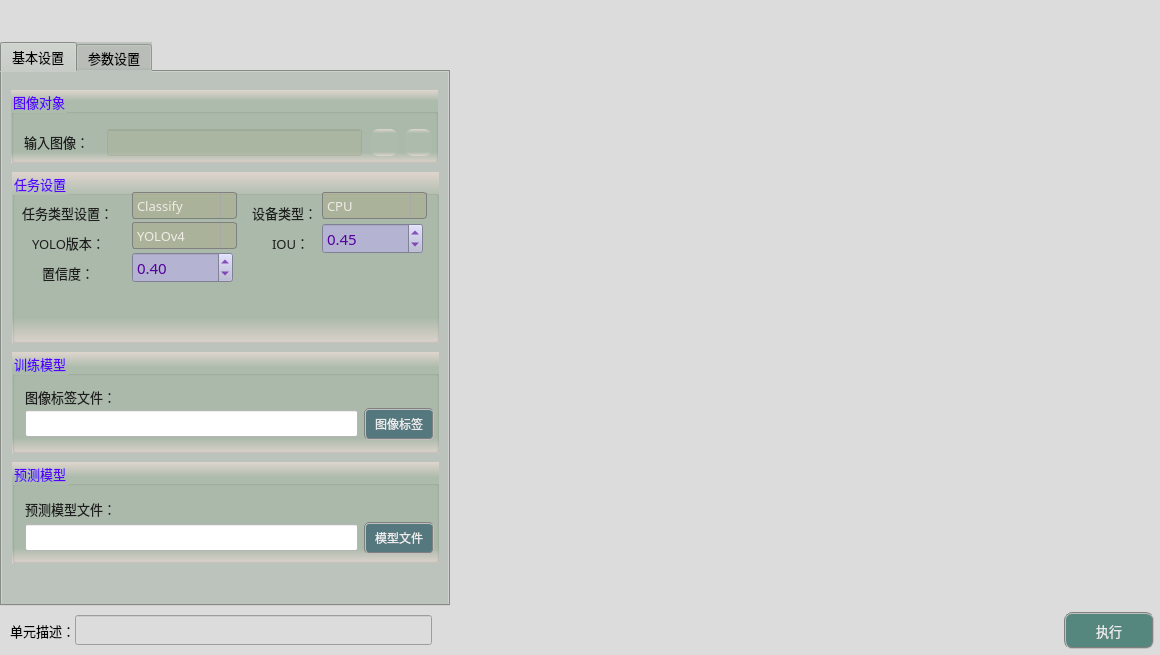
<?xml version="1.0" encoding="UTF-8"?>
<ui version="4.0">
 <class>frmClassifierClass</class>
 <widget class="QDialog" name="frmClassifierClass">
  <property name="geometry">
   <rect>
    <x>0</x>
    <y>0</y>
    <width>1160</width>
    <height>655</height>
   </rect>
  </property>
  <property name="sizePolicy">
   <sizepolicy hsizetype="Fixed" vsizetype="Fixed">
    <horstretch>0</horstretch>
    <verstretch>0</verstretch>
   </sizepolicy>
  </property>
  <property name="minimumSize">
   <size>
    <width>1160</width>
    <height>655</height>
   </size>
  </property>
  <property name="maximumSize">
   <size>
    <width>1160</width>
    <height>655</height>
   </size>
  </property>
  <property name="windowTitle">
   <string>分类器</string>
  </property>
  <property name="styleSheet">
   <string notr="true">background-color: rgb(220, 220, 220);</string>
  </property>
  <layout class="QGridLayout" name="gridLayout">
   <property name="leftMargin">
    <number>0</number>
   </property>
   <property name="topMargin">
    <number>0</number>
   </property>
   <property name="rightMargin">
    <number>0</number>
   </property>
   <property name="bottomMargin">
    <number>0</number>
   </property>
   <property name="spacing">
    <number>1</number>
   </property>
   <item row="0" column="2">
    <spacer name="verticalSpacer">
     <property name="orientation">
      <enum>Qt::Vertical</enum>
     </property>
     <property name="sizeType">
      <enum>QSizePolicy::Fixed</enum>
     </property>
     <property name="sizeHint" stdset="0">
      <size>
       <width>20</width>
       <height>42</height>
      </size>
     </property>
    </spacer>
   </item>
   <item row="0" column="0">
    <spacer name="verticalSpacer_2">
     <property name="orientation">
      <enum>Qt::Vertical</enum>
     </property>
     <property name="sizeType">
      <enum>QSizePolicy::Fixed</enum>
     </property>
     <property name="sizeHint" stdset="0">
      <size>
       <width>20</width>
       <height>42</height>
      </size>
     </property>
    </spacer>
   </item>
   <item row="1" column="2">
    <layout class="QGridLayout" name="imageLayout">
     <property name="spacing">
      <number>1</number>
     </property>
    </layout>
   </item>
   <item row="3" column="0" colspan="3">
    <layout class="QHBoxLayout" name="horizontalLayout">
     <property name="spacing">
      <number>0</number>
     </property>
     <property name="bottomMargin">
      <number>6</number>
     </property>
     <item>
      <spacer name="horizontalSpacer">
       <property name="orientation">
        <enum>Qt::Horizontal</enum>
       </property>
       <property name="sizeType">
        <enum>QSizePolicy::Fixed</enum>
       </property>
       <property name="sizeHint" stdset="0">
        <size>
         <width>10</width>
         <height>20</height>
        </size>
       </property>
      </spacer>
     </item>
     <item>
      <widget class="QLabel" name="label_3">
       <property name="sizePolicy">
        <sizepolicy hsizetype="Fixed" vsizetype="Fixed">
         <horstretch>0</horstretch>
         <verstretch>0</verstretch>
        </sizepolicy>
       </property>
       <property name="maximumSize">
        <size>
         <width>83</width>
         <height>25</height>
        </size>
       </property>
       <property name="font">
        <font>
         <family>微软雅黑</family>
         <pointsize>10</pointsize>
        </font>
       </property>
       <property name="styleSheet">
        <string notr="true">background-color: rgba(255, 255, 255, 0);</string>
       </property>
       <property name="text">
        <string>单元描述：</string>
       </property>
      </widget>
     </item>
     <item>
      <widget class="QLineEdit" name="txtDescribe">
       <property name="sizePolicy">
        <sizepolicy hsizetype="Fixed" vsizetype="Fixed">
         <horstretch>0</horstretch>
         <verstretch>0</verstretch>
        </sizepolicy>
       </property>
       <property name="minimumSize">
        <size>
         <width>357</width>
         <height>30</height>
        </size>
       </property>
       <property name="maximumSize">
        <size>
         <width>16777215</width>
         <height>30</height>
        </size>
       </property>
       <property name="font">
        <font>
         <family>微软雅黑</family>
         <pointsize>10</pointsize>
        </font>
       </property>
      </widget>
     </item>
     <item>
      <spacer name="horizontalSpacer_8">
       <property name="orientation">
        <enum>Qt::Horizontal</enum>
       </property>
       <property name="sizeHint" stdset="0">
        <size>
         <width>40</width>
         <height>20</height>
        </size>
       </property>
      </spacer>
     </item>
     <item>
      <widget class="QPushButton" name="btnExecute">
       <property name="minimumSize">
        <size>
         <width>90</width>
         <height>37</height>
        </size>
       </property>
       <property name="font">
        <font>
         <family>微软雅黑</family>
         <pointsize>10</pointsize>
        </font>
       </property>
       <property name="styleSheet">
        <string notr="true">QWidget{ background-color: rgb(85, 135, 127);}
QWidget{ color: rgb(235, 235, 235);}
QWidget{ border: 2px groove gray;border-radius: 8px;padding: 2px 4px;}
QPushButton:hover{ background-color: rgb(85, 155, 127);}
QPushButton:pressed{background-color: rgb(85, 175, 127);}</string>
       </property>
       <property name="text">
        <string>执行</string>
       </property>
      </widget>
     </item>
     <item>
      <spacer name="horizontalSpacer_2">
       <property name="orientation">
        <enum>Qt::Horizontal</enum>
       </property>
       <property name="sizeType">
        <enum>QSizePolicy::Fixed</enum>
       </property>
       <property name="sizeHint" stdset="0">
        <size>
         <width>6</width>
         <height>20</height>
        </size>
       </property>
      </spacer>
     </item>
    </layout>
   </item>
   <item row="2" column="0">
    <spacer name="verticalSpacer_4">
     <property name="orientation">
      <enum>Qt::Vertical</enum>
     </property>
     <property name="sizeType">
      <enum>QSizePolicy::Fixed</enum>
     </property>
     <property name="sizeHint" stdset="0">
      <size>
       <width>20</width>
       <height>5</height>
      </size>
     </property>
    </spacer>
   </item>
   <item row="1" column="1">
    <spacer name="horizontalSpacer_3">
     <property name="orientation">
      <enum>Qt::Horizontal</enum>
     </property>
     <property name="sizeType">
      <enum>QSizePolicy::Fixed</enum>
     </property>
     <property name="sizeHint" stdset="0">
      <size>
       <width>3</width>
       <height>20</height>
      </size>
     </property>
    </spacer>
   </item>
   <item row="1" column="0">
    <widget class="QTabWidget" name="tabWidget">
     <property name="enabled">
      <bool>true</bool>
     </property>
     <property name="sizePolicy">
      <sizepolicy hsizetype="Fixed" vsizetype="Expanding">
       <horstretch>0</horstretch>
       <verstretch>0</verstretch>
      </sizepolicy>
     </property>
     <property name="minimumSize">
      <size>
       <width>450</width>
       <height>550</height>
      </size>
     </property>
     <property name="maximumSize">
      <size>
       <width>16777215</width>
       <height>16777215</height>
      </size>
     </property>
     <property name="font">
      <font>
       <family>微软雅黑</family>
       <pointsize>10</pointsize>
      </font>
     </property>
     <property name="styleSheet">
      <string notr="true">background-color: #bcc2bc;</string>
     </property>
     <property name="currentIndex">
      <number>0</number>
     </property>
     <widget class="QWidget" name="tab">
      <attribute name="title">
       <string>基本设置</string>
      </attribute>
      <widget class="QGroupBox" name="groupCamera">
       <property name="geometry">
        <rect>
         <x>9</x>
         <y>18</y>
         <width>427</width>
         <height>73</height>
        </rect>
       </property>
       <property name="font">
        <font>
         <family>微软雅黑</family>
         <pointsize>10</pointsize>
        </font>
       </property>
       <property name="styleSheet">
        <string notr="true">background-color: qlineargradient(x1:0, y1:0, x2:0, y2:1, stop:0 #dfd5cf, stop: 0.15 #acbbac, stop: 0.85 #acbbac,stop:1 #dfd5cf);
color: rgb(85, 0, 255);</string>
       </property>
       <property name="title">
        <string>图像对象</string>
       </property>
       <widget class="QLabel" name="lbl_inputimage">
        <property name="geometry">
         <rect>
          <x>13</x>
          <y>42</y>
          <width>79</width>
          <height>19</height>
         </rect>
        </property>
        <property name="font">
         <font>
          <family>微软雅黑</family>
          <pointsize>10</pointsize>
         </font>
        </property>
        <property name="styleSheet">
         <string notr="true">color: rgb(30, 30, 30);
background: transparent;</string>
        </property>
        <property name="text">
         <string>输入图像：</string>
        </property>
       </widget>
       <widget class="QLineEdit" name="txtLinkImage">
        <property name="geometry">
         <rect>
          <x>96</x>
          <y>39</y>
          <width>255</width>
          <height>27</height>
         </rect>
        </property>
        <property name="font">
         <font>
          <family>微软雅黑</family>
          <pointsize>10</pointsize>
         </font>
        </property>
        <property name="styleSheet">
         <string notr="true">color: rgb(0, 0, 200);
background-color: rgba(170, 170, 127,50);</string>
        </property>
        <property name="alignment">
         <set>Qt::AlignCenter</set>
        </property>
        <property name="readOnly">
         <bool>true</bool>
        </property>
       </widget>
       <widget class="QPushButton" name="btnLinkImage">
        <property name="geometry">
         <rect>
          <x>360</x>
          <y>39</y>
          <width>27</width>
          <height>27</height>
         </rect>
        </property>
        <property name="toolTip">
         <string>链接图像</string>
        </property>
        <property name="styleSheet">
         <string notr="true">QWidget{ border:none;border-radius: 8px;padding: 2px 4px;}
QPushButton:hover{ background-color: rgba(85, 150, 127, 100);}
QPushButton:pressed{background-color: rgba(85, 180, 127, 160);}</string>
        </property>
        <property name="text">
         <string/>
        </property>
        <property name="icon">
         <iconset resource="sub_res.qrc">
          <normaloff>:/resource/link.png</normaloff>:/resource/link.png</iconset>
        </property>
        <property name="iconSize">
         <size>
          <width>27</width>
          <height>27</height>
         </size>
        </property>
       </widget>
       <widget class="QPushButton" name="btnDelLinkImage">
        <property name="geometry">
         <rect>
          <x>394</x>
          <y>39</y>
          <width>27</width>
          <height>27</height>
         </rect>
        </property>
        <property name="toolTip">
         <string>删除图像链接</string>
        </property>
        <property name="styleSheet">
         <string notr="true">QWidget{ border:none;border-radius: 8px;padding: 2px 4px;}
QPushButton:hover{ background-color: rgba(226, 142, 162, 100);}
QPushButton:pressed{background-color: rgba(226, 172, 162, 200);}</string>
        </property>
        <property name="text">
         <string/>
        </property>
        <property name="icon">
         <iconset resource="sub_res.qrc">
          <normaloff>:/resource/del_link.png</normaloff>:/resource/del_link.png</iconset>
        </property>
        <property name="iconSize">
         <size>
          <width>27</width>
          <height>27</height>
         </size>
        </property>
       </widget>
      </widget>
      <widget class="QGroupBox" name="groupFolder">
       <property name="geometry">
        <rect>
         <x>10</x>
         <y>280</y>
         <width>427</width>
         <height>101</height>
        </rect>
       </property>
       <property name="font">
        <font>
         <family>微软雅黑</family>
         <pointsize>10</pointsize>
        </font>
       </property>
       <property name="styleSheet">
        <string notr="true">background-color: qlineargradient(x1:0, y1:0, x2:0, y2:1, stop:0 #dfd5cf, stop: 0.15 #acbbac, stop: 0.85 #acbbac,stop:1 #dfd5cf);
color: rgb(85, 0, 255);</string>
       </property>
       <property name="title">
        <string>训练模型</string>
       </property>
       <widget class="QLabel" name="label_2">
        <property name="geometry">
         <rect>
          <x>13</x>
          <y>34</y>
          <width>136</width>
          <height>22</height>
         </rect>
        </property>
        <property name="font">
         <font>
          <family>黑体</family>
          <pointsize>10</pointsize>
         </font>
        </property>
        <property name="styleSheet">
         <string notr="true">color: rgb(30, 30, 30);
background: transparent;</string>
        </property>
        <property name="text">
         <string>图像标签文件：</string>
        </property>
       </widget>
       <widget class="QLineEdit" name="txtLabels">
        <property name="geometry">
         <rect>
          <x>13</x>
          <y>58</y>
          <width>333</width>
          <height>27</height>
         </rect>
        </property>
        <property name="font">
         <font>
          <family>微软雅黑</family>
          <pointsize>10</pointsize>
         </font>
        </property>
        <property name="styleSheet">
         <string notr="true">background-color: rgb(255, 255, 255);</string>
        </property>
        <property name="text">
         <string/>
        </property>
        <property name="readOnly">
         <bool>true</bool>
        </property>
       </widget>
       <widget class="QPushButton" name="btnLabels">
        <property name="geometry">
         <rect>
          <x>352</x>
          <y>56</y>
          <width>70</width>
          <height>32</height>
         </rect>
        </property>
        <property name="font">
         <font>
          <family>Arial</family>
          <pointsize>9</pointsize>
         </font>
        </property>
        <property name="styleSheet">
         <string notr="true">QWidget{ background-color: rgb(85, 120, 127);}
QWidget{ color: rgb(235, 235, 235);}
QWidget{ border: 2px groove gray;border-radius: 5px;padding: 2px 4px;}
QPushButton:hover{ background-color: rgb(85, 150, 127);}
QPushButton:pressed{background-color: rgb(85, 170, 127);}</string>
        </property>
        <property name="text">
         <string>图像标签</string>
        </property>
       </widget>
       <widget class="QLabel" name="label_6">
        <property name="enabled">
         <bool>false</bool>
        </property>
        <property name="geometry">
         <rect>
          <x>13</x>
          <y>100</y>
          <width>136</width>
          <height>19</height>
         </rect>
        </property>
        <property name="font">
         <font>
          <family>黑体</family>
          <pointsize>10</pointsize>
         </font>
        </property>
        <property name="styleSheet">
         <string notr="true">color: rgb(30, 30, 30);
background: transparent;</string>
        </property>
        <property name="text">
         <string>②图像列表文件：</string>
        </property>
       </widget>
       <widget class="QPushButton" name="btnList">
        <property name="enabled">
         <bool>false</bool>
        </property>
        <property name="geometry">
         <rect>
          <x>352</x>
          <y>122</y>
          <width>70</width>
          <height>32</height>
         </rect>
        </property>
        <property name="font">
         <font>
          <family>Arial</family>
          <pointsize>9</pointsize>
         </font>
        </property>
        <property name="styleSheet">
         <string notr="true">QWidget{ background-color: rgb(85, 120, 127);}
QWidget{ color: rgb(235, 235, 235);}
QWidget{ border: 2px groove gray;border-radius: 5px;padding: 2px 4px;}
QPushButton:hover{ background-color: rgb(85, 150, 127);}
QPushButton:pressed{background-color: rgb(85, 170, 127);}</string>
        </property>
        <property name="text">
         <string>图像列表</string>
        </property>
       </widget>
       <widget class="QLineEdit" name="txtList">
        <property name="enabled">
         <bool>false</bool>
        </property>
        <property name="geometry">
         <rect>
          <x>13</x>
          <y>124</y>
          <width>333</width>
          <height>27</height>
         </rect>
        </property>
        <property name="font">
         <font>
          <family>微软雅黑</family>
          <pointsize>10</pointsize>
         </font>
        </property>
        <property name="styleSheet">
         <string notr="true">background-color: rgb(255, 255, 255);</string>
        </property>
        <property name="text">
         <string/>
        </property>
        <property name="readOnly">
         <bool>true</bool>
        </property>
       </widget>
       <widget class="QLabel" name="label_7">
        <property name="enabled">
         <bool>false</bool>
        </property>
        <property name="geometry">
         <rect>
          <x>13</x>
          <y>166</y>
          <width>136</width>
          <height>19</height>
         </rect>
        </property>
        <property name="font">
         <font>
          <family>黑体</family>
          <pointsize>10</pointsize>
         </font>
        </property>
        <property name="styleSheet">
         <string notr="true">color: rgb(30, 30, 30);
background: transparent;</string>
        </property>
        <property name="text">
         <string>③保存模型文件：</string>
        </property>
       </widget>
       <widget class="QLineEdit" name="txtSaveModel">
        <property name="enabled">
         <bool>false</bool>
        </property>
        <property name="geometry">
         <rect>
          <x>13</x>
          <y>190</y>
          <width>333</width>
          <height>27</height>
         </rect>
        </property>
        <property name="font">
         <font>
          <family>微软雅黑</family>
          <pointsize>10</pointsize>
         </font>
        </property>
        <property name="styleSheet">
         <string notr="true">background-color: rgb(255, 255, 255);</string>
        </property>
        <property name="text">
         <string/>
        </property>
        <property name="readOnly">
         <bool>true</bool>
        </property>
       </widget>
       <widget class="QPushButton" name="btnSaveModel">
        <property name="enabled">
         <bool>false</bool>
        </property>
        <property name="geometry">
         <rect>
          <x>352</x>
          <y>188</y>
          <width>70</width>
          <height>32</height>
         </rect>
        </property>
        <property name="font">
         <font>
          <family>Arial</family>
          <pointsize>9</pointsize>
         </font>
        </property>
        <property name="styleSheet">
         <string notr="true">QWidget{ background-color: rgb(85, 120, 127);}
QWidget{ color: rgb(235, 235, 235);}
QWidget{ border: 2px groove gray;border-radius: 5px;padding: 2px 4px;}
QPushButton:hover{ background-color: rgb(85, 150, 127);}
QPushButton:pressed{background-color: rgb(85, 170, 127);}</string>
        </property>
        <property name="text">
         <string>保存模型</string>
        </property>
       </widget>
       <widget class="QPushButton" name="btnTrainModel">
        <property name="enabled">
         <bool>false</bool>
        </property>
        <property name="geometry">
         <rect>
          <x>329</x>
          <y>237</y>
          <width>93</width>
          <height>35</height>
         </rect>
        </property>
        <property name="minimumSize">
         <size>
          <width>82</width>
          <height>35</height>
         </size>
        </property>
        <property name="font">
         <font>
          <family>微软雅黑</family>
          <pointsize>10</pointsize>
         </font>
        </property>
        <property name="styleSheet">
         <string notr="true">QWidget{ background-color: rgb(85, 135, 127);}
QWidget{ color: rgb(235, 235, 235);}
QWidget{ border: 2px groove gray;border-radius: 8px;padding: 2px 4px;}
QPushButton:hover{ background-color: rgb(85, 155, 127);}
QPushButton:pressed{background-color: rgb(85, 175, 127);}</string>
        </property>
        <property name="text">
         <string>训练模型</string>
        </property>
       </widget>
       <widget class="QLabel" name="label_8">
        <property name="enabled">
         <bool>false</bool>
        </property>
        <property name="geometry">
         <rect>
          <x>200</x>
          <y>244</y>
          <width>123</width>
          <height>22</height>
         </rect>
        </property>
        <property name="font">
         <font>
          <family>黑体</family>
          <pointsize>12</pointsize>
         </font>
        </property>
        <property name="styleSheet">
         <string notr="true">color: rgb(30, 30, 30);
background: transparent;</string>
        </property>
        <property name="text">
         <string>①→②→③→</string>
        </property>
       </widget>
      </widget>
      <widget class="QGroupBox" name="groupCamera_2">
       <property name="geometry">
        <rect>
         <x>10</x>
         <y>390</y>
         <width>427</width>
         <height>101</height>
        </rect>
       </property>
       <property name="font">
        <font>
         <family>微软雅黑</family>
         <pointsize>10</pointsize>
        </font>
       </property>
       <property name="styleSheet">
        <string notr="true">background-color: qlineargradient(x1:0, y1:0, x2:0, y2:1, stop:0 #dfd5cf, stop: 0.15 #acbbac, stop: 0.85 #acbbac,stop:1 #dfd5cf);
color: rgb(85, 0, 255);</string>
       </property>
       <property name="title">
        <string>预测模型</string>
       </property>
       <widget class="QLabel" name="label_5">
        <property name="geometry">
         <rect>
          <x>13</x>
          <y>36</y>
          <width>136</width>
          <height>22</height>
         </rect>
        </property>
        <property name="font">
         <font>
          <family>黑体</family>
          <pointsize>10</pointsize>
         </font>
        </property>
        <property name="styleSheet">
         <string notr="true">color: rgb(30, 30, 30);
background: transparent;</string>
        </property>
        <property name="text">
         <string>预测模型文件：</string>
        </property>
       </widget>
       <widget class="QPushButton" name="btnLoadModel">
        <property name="geometry">
         <rect>
          <x>352</x>
          <y>60</y>
          <width>70</width>
          <height>32</height>
         </rect>
        </property>
        <property name="font">
         <font>
          <family>Arial</family>
          <pointsize>9</pointsize>
         </font>
        </property>
        <property name="styleSheet">
         <string notr="true">QWidget{ background-color: rgb(85, 120, 127);}
QWidget{ color: rgb(235, 235, 235);}
QWidget{ border: 2px groove gray;border-radius: 5px;padding: 2px 4px;}
QPushButton:hover{ background-color: rgb(85, 150, 127);}
QPushButton:pressed{background-color: rgb(85, 170, 127);}</string>
        </property>
        <property name="text">
         <string>模型文件</string>
        </property>
       </widget>
       <widget class="QLineEdit" name="txtLoadModel">
        <property name="geometry">
         <rect>
          <x>13</x>
          <y>62</y>
          <width>333</width>
          <height>27</height>
         </rect>
        </property>
        <property name="font">
         <font>
          <family>微软雅黑</family>
          <pointsize>10</pointsize>
         </font>
        </property>
        <property name="styleSheet">
         <string notr="true">background-color: rgb(255, 255, 255);</string>
        </property>
        <property name="text">
         <string/>
        </property>
        <property name="readOnly">
         <bool>true</bool>
        </property>
       </widget>
      </widget>
      <widget class="QGroupBox" name="groupCamera_4">
       <property name="geometry">
        <rect>
         <x>10</x>
         <y>100</y>
         <width>427</width>
         <height>171</height>
        </rect>
       </property>
       <property name="font">
        <font>
         <family>微软雅黑</family>
         <pointsize>10</pointsize>
        </font>
       </property>
       <property name="styleSheet">
        <string notr="true">background-color: qlineargradient(x1:0, y1:0, x2:0, y2:1, stop:0 #dfd5cf, stop: 0.15 #acbbac, stop: 0.85 #acbbac,stop:1 #dfd5cf);
color: rgb(85, 0, 255);</string>
       </property>
       <property name="title">
        <string>任务设置</string>
       </property>
       <widget class="QLabel" name="label_10">
        <property name="geometry">
         <rect>
          <x>10</x>
          <y>30</y>
          <width>101</width>
          <height>22</height>
         </rect>
        </property>
        <property name="font">
         <font>
          <family>黑体</family>
          <pointsize>10</pointsize>
         </font>
        </property>
        <property name="styleSheet">
         <string notr="true">color: rgb(30, 30, 30);
background: transparent;</string>
        </property>
        <property name="text">
         <string>&lt;html&gt;&lt;head/&gt;&lt;body&gt;&lt;p&gt;任务类型设置：&lt;/p&gt;&lt;/body&gt;&lt;/html&gt;</string>
        </property>
       </widget>
       <widget class="QComboBox" name="comboType_2">
        <property name="geometry">
         <rect>
          <x>120</x>
          <y>20</y>
          <width>105</width>
          <height>27</height>
         </rect>
        </property>
        <property name="minimumSize">
         <size>
          <width>51</width>
          <height>27</height>
         </size>
        </property>
        <property name="font">
         <font>
          <family>微软雅黑</family>
          <pointsize>10</pointsize>
         </font>
        </property>
        <property name="styleSheet">
         <string notr="true">QComboBox {
    border: 1px solid gray;
    border-radius: 3px;  
    min-width: 4.1em;
    color: rgb(239, 235, 231);
	background-color: rgba(170, 170, 127,100);
}
QComboBox::drop-down {
    subcontrol-origin: padding;
    subcontrol-position: top right;
    width: 15px; 
    border-left-width: 1px;
    border-left-color: darkgray;
    border-left-style: solid;
    border-top-right-radius: 3px;
    border-bottom-right-radius: 3px;
}

QComboBox::down-arrow {
    image: url(:/resource/down.png);
} 
QComboBox::down-arrow:on {
    top: 1px;
    left: 1px;
}
QScrollBar:vertical{
		background:#FFFFF2; 
		padding-top:20px;
		padding-bottom:20px;
		padding-left:2px;
		padding-right:2px;
		border-left:1px solid #d7d7d7;}
QScrollBar::handle:vertical{
		background:#dbdbdb;
		border-radius:6px;
		min-height:20px;}
QScrollBar::handle:vertical:hover{
		background:#d0d0d0;}
QScrollBar::add-line:vertical{
		background:url(:/resource/down.png) center no-repeat;}
QScrollBar::sub-line:vertical{
		background:url(:/resource/up.png) center no-repeat;}</string>
        </property>
        <property name="currentText">
         <string>Classify</string>
        </property>
        <item>
         <property name="text">
          <string>Classify</string>
         </property>
        </item>
        <item>
         <property name="text">
          <string>Detect</string>
         </property>
        </item>
        <item>
         <property name="text">
          <string>Segment</string>
         </property>
        </item>
        <item>
         <property name="text">
          <string>Pose</string>
         </property>
        </item>
        <item>
         <property name="text">
          <string>OBB</string>
         </property>
        </item>
       </widget>
       <widget class="QLabel" name="label_11">
        <property name="geometry">
         <rect>
          <x>20</x>
          <y>60</y>
          <width>101</width>
          <height>22</height>
         </rect>
        </property>
        <property name="font">
         <font>
          <family>黑体</family>
          <pointsize>10</pointsize>
         </font>
        </property>
        <property name="styleSheet">
         <string notr="true">color: rgb(30, 30, 30);
background: transparent;</string>
        </property>
        <property name="text">
         <string>&lt;html&gt;&lt;head/&gt;&lt;body&gt;&lt;p&gt;YOLO版本：&lt;/p&gt;&lt;/body&gt;&lt;/html&gt;</string>
        </property>
       </widget>
       <widget class="QComboBox" name="comboType_3">
        <property name="geometry">
         <rect>
          <x>120</x>
          <y>50</y>
          <width>105</width>
          <height>27</height>
         </rect>
        </property>
        <property name="minimumSize">
         <size>
          <width>51</width>
          <height>27</height>
         </size>
        </property>
        <property name="font">
         <font>
          <family>微软雅黑</family>
          <pointsize>10</pointsize>
         </font>
        </property>
        <property name="styleSheet">
         <string notr="true">QComboBox {
    border: 1px solid gray;
    border-radius: 3px;  
    min-width: 4.1em;
    color: rgb(239, 235, 231);
	background-color: rgba(170, 170, 127,100);
}
QComboBox::drop-down {
    subcontrol-origin: padding;
    subcontrol-position: top right;
    width: 15px; 
    border-left-width: 1px;
    border-left-color: darkgray;
    border-left-style: solid;
    border-top-right-radius: 3px;
    border-bottom-right-radius: 3px;
}

QComboBox::down-arrow {
    image: url(:/resource/down.png);
} 
QComboBox::down-arrow:on {
    top: 1px;
    left: 1px;
}
QScrollBar:vertical{
		background:#FFFFF2; 
		padding-top:20px;
		padding-bottom:20px;
		padding-left:2px;
		padding-right:2px;
		border-left:1px solid #d7d7d7;}
QScrollBar::handle:vertical{
		background:#dbdbdb;
		border-radius:6px;
		min-height:20px;}
QScrollBar::handle:vertical:hover{
		background:#d0d0d0;}
QScrollBar::add-line:vertical{
		background:url(:/resource/down.png) center no-repeat;}
QScrollBar::sub-line:vertical{
		background:url(:/resource/up.png) center no-repeat;}</string>
        </property>
        <property name="currentText">
         <string>YOLOv5</string>
        </property>
        <item>
         <property name="text">
          <string>YOLOv4</string>
         </property>
        </item>
        <item>
         <property name="text">
          <string>YOLOv5</string>
         </property>
        </item>
        <item>
         <property name="text">
          <string>YOLOv6</string>
         </property>
        </item>
        <item>
         <property name="text">
          <string>YOLOv7</string>
         </property>
        </item>
        <item>
         <property name="text">
          <string>YOLOv8</string>
         </property>
        </item>
        <item>
         <property name="text">
          <string>YOLOv9</string>
         </property>
        </item>
        <item>
         <property name="text">
          <string>YOLOv10</string>
         </property>
        </item>
        <item>
         <property name="text">
          <string>YOLOv11</string>
         </property>
        </item>
        <item>
         <property name="text">
          <string>YOLOv12</string>
         </property>
        </item>
        <item>
         <property name="text">
          <string>YOLOv13</string>
         </property>
        </item>
        <item>
         <property name="text">
          <string>YOLO26</string>
         </property>
        </item>
       </widget>
       <widget class="QLabel" name="label_12">
        <property name="geometry">
         <rect>
          <x>240</x>
          <y>30</y>
          <width>71</width>
          <height>22</height>
         </rect>
        </property>
        <property name="font">
         <font>
          <family>黑体</family>
          <pointsize>10</pointsize>
         </font>
        </property>
        <property name="styleSheet">
         <string notr="true">color: rgb(30, 30, 30);
background: transparent;</string>
        </property>
        <property name="text">
         <string>&lt;html&gt;&lt;head/&gt;&lt;body&gt;&lt;p&gt;设备类型：&lt;/p&gt;&lt;/body&gt;&lt;/html&gt;</string>
        </property>
       </widget>
       <widget class="QComboBox" name="comboType_4">
        <property name="geometry">
         <rect>
          <x>310</x>
          <y>20</y>
          <width>105</width>
          <height>27</height>
         </rect>
        </property>
        <property name="minimumSize">
         <size>
          <width>51</width>
          <height>27</height>
         </size>
        </property>
        <property name="font">
         <font>
          <family>微软雅黑</family>
          <pointsize>10</pointsize>
         </font>
        </property>
        <property name="styleSheet">
         <string notr="true">QComboBox {
    border: 1px solid gray;
    border-radius: 3px;  
    min-width: 4.1em;
    color: rgb(239, 235, 231);
	background-color: rgba(170, 170, 127,100);
}
QComboBox::drop-down {
    subcontrol-origin: padding;
    subcontrol-position: top right;
    width: 15px; 
    border-left-width: 1px;
    border-left-color: darkgray;
    border-left-style: solid;
    border-top-right-radius: 3px;
    border-bottom-right-radius: 3px;
}

QComboBox::down-arrow {
    image: url(:/resource/down.png);
} 
QComboBox::down-arrow:on {
    top: 1px;
    left: 1px;
}
QScrollBar:vertical{
		background:#FFFFF2; 
		padding-top:20px;
		padding-bottom:20px;
		padding-left:2px;
		padding-right:2px;
		border-left:1px solid #d7d7d7;}
QScrollBar::handle:vertical{
		background:#dbdbdb;
		border-radius:6px;
		min-height:20px;}
QScrollBar::handle:vertical:hover{
		background:#d0d0d0;}
QScrollBar::add-line:vertical{
		background:url(:/resource/down.png) center no-repeat;}
QScrollBar::sub-line:vertical{
		background:url(:/resource/up.png) center no-repeat;}</string>
        </property>
        <property name="currentText">
         <string>CPU</string>
        </property>
        <item>
         <property name="text">
          <string>CPU</string>
         </property>
        </item>
        <item>
         <property name="text">
          <string>GPU</string>
         </property>
        </item>
       </widget>
       <widget class="QDoubleSpinBox" name="doubleSpinBox">
        <property name="geometry">
         <rect>
          <x>310</x>
          <y>51</y>
          <width>101</width>
          <height>31</height>
         </rect>
        </property>
        <property name="font">
         <font>
          <family>微软雅黑</family>
          <pointsize>11</pointsize>
         </font>
        </property>
        <property name="styleSheet">
         <string notr="true">QWidget{color: rgb(85, 0, 155);background-color: rgb(180, 180, 210);}
QDoubleSpinBox::up-button{
    border:transparent;
}
QDoubleSpinBox::down-button{
    border:transparent;
}
QDoubleSpinBox::up-arrow{
    image:url(:/resource/up.png);
}
QDoubleSpinBox::down-arrow{
    image:url(:/resource/down.png);
}</string>
        </property>
        <property name="maximum">
         <double>1.000000000000000</double>
        </property>
        <property name="singleStep">
         <double>0.010000000000000</double>
        </property>
        <property name="value">
         <double>0.450000000000000</double>
        </property>
       </widget>
       <widget class="QLabel" name="label_13">
        <property name="geometry">
         <rect>
          <x>260</x>
          <y>60</y>
          <width>41</width>
          <height>22</height>
         </rect>
        </property>
        <property name="font">
         <font>
          <family>黑体</family>
          <pointsize>10</pointsize>
         </font>
        </property>
        <property name="styleSheet">
         <string notr="true">color: rgb(30, 30, 30);
background: transparent;</string>
        </property>
        <property name="text">
         <string>&lt;html&gt;&lt;head/&gt;&lt;body&gt;&lt;p&gt;IOU：&lt;/p&gt;&lt;/body&gt;&lt;/html&gt;</string>
        </property>
       </widget>
       <widget class="QLabel" name="label_14">
        <property name="geometry">
         <rect>
          <x>30</x>
          <y>90</y>
          <width>51</width>
          <height>22</height>
         </rect>
        </property>
        <property name="font">
         <font>
          <family>黑体</family>
          <pointsize>10</pointsize>
         </font>
        </property>
        <property name="styleSheet">
         <string notr="true">color: rgb(30, 30, 30);
background: transparent;</string>
        </property>
        <property name="text">
         <string>&lt;html&gt;&lt;head/&gt;&lt;body&gt;&lt;p&gt;置信度：&lt;/p&gt;&lt;/body&gt;&lt;/html&gt;</string>
        </property>
       </widget>
       <widget class="QDoubleSpinBox" name="doubleSpinBox_2">
        <property name="geometry">
         <rect>
          <x>120</x>
          <y>80</y>
          <width>101</width>
          <height>31</height>
         </rect>
        </property>
        <property name="font">
         <font>
          <family>微软雅黑</family>
          <pointsize>11</pointsize>
         </font>
        </property>
        <property name="styleSheet">
         <string notr="true">QWidget{color: rgb(85, 0, 155);background-color: rgb(180, 180, 210);}
QDoubleSpinBox::up-button{
    border:transparent;
}
QDoubleSpinBox::down-button{
    border:transparent;
}
QDoubleSpinBox::up-arrow{
    image:url(:/resource/up.png);
}
QDoubleSpinBox::down-arrow{
    image:url(:/resource/down.png);
}</string>
        </property>
        <property name="maximum">
         <double>1.000000000000000</double>
        </property>
        <property name="singleStep">
         <double>0.010000000000000</double>
        </property>
        <property name="value">
         <double>0.400000000000000</double>
        </property>
       </widget>
      </widget>
     </widget>
     <widget class="QWidget" name="tab_2">
      <property name="enabled">
       <bool>false</bool>
      </property>
      <attribute name="title">
       <string>参数设置</string>
      </attribute>
      <widget class="QGroupBox" name="groupCamera_3">
       <property name="geometry">
        <rect>
         <x>9</x>
         <y>18</y>
         <width>427</width>
         <height>175</height>
        </rect>
       </property>
       <property name="font">
        <font>
         <family>微软雅黑</family>
         <pointsize>10</pointsize>
        </font>
       </property>
       <property name="styleSheet">
        <string notr="true">background-color: qlineargradient(x1:0, y1:0, x2:0, y2:1, stop:0 #dfd5cf, stop: 0.15 #acbbac, stop: 0.85 #acbbac,stop:1 #dfd5cf);
color: rgb(85, 0, 255);</string>
       </property>
       <property name="title">
        <string>图像类别参数</string>
       </property>
       <widget class="QLabel" name="label_9">
        <property name="geometry">
         <rect>
          <x>13</x>
          <y>42</y>
          <width>115</width>
          <height>19</height>
         </rect>
        </property>
        <property name="font">
         <font>
          <family>微软雅黑</family>
          <pointsize>10</pointsize>
         </font>
        </property>
        <property name="styleSheet">
         <string notr="true">color: rgb(30, 30, 30);
background: transparent;</string>
        </property>
        <property name="text">
         <string>图像类别数量：</string>
        </property>
       </widget>
       <widget class="QComboBox" name="comboType">
        <property name="geometry">
         <rect>
          <x>132</x>
          <y>38</y>
          <width>105</width>
          <height>27</height>
         </rect>
        </property>
        <property name="minimumSize">
         <size>
          <width>51</width>
          <height>27</height>
         </size>
        </property>
        <property name="font">
         <font>
          <family>微软雅黑</family>
          <pointsize>10</pointsize>
         </font>
        </property>
        <property name="styleSheet">
         <string notr="true">QComboBox {
    border: 1px solid gray;
    border-radius: 3px;  
    min-width: 4.1em;
    color: rgb(239, 235, 231);
	background-color: rgba(170, 170, 127,100);
}
QComboBox::drop-down {
    subcontrol-origin: padding;
    subcontrol-position: top right;
    width: 15px; 
    border-left-width: 1px;
    border-left-color: darkgray;
    border-left-style: solid;
    border-top-right-radius: 3px;
    border-bottom-right-radius: 3px;
}

QComboBox::down-arrow {
    image: url(:/resource/down.png);
} 
QComboBox::down-arrow:on {
    top: 1px;
    left: 1px;
}
QScrollBar:vertical{
		background:#FFFFF2; 
		padding-top:20px;
		padding-bottom:20px;
		padding-left:2px;
		padding-right:2px;
		border-left:1px solid #d7d7d7;}
QScrollBar::handle:vertical{
		background:#dbdbdb;
		border-radius:6px;
		min-height:20px;}
QScrollBar::handle:vertical:hover{
		background:#d0d0d0;}
QScrollBar::add-line:vertical{
		background:url(:/resource/down.png) center no-repeat;}
QScrollBar::sub-line:vertical{
		background:url(:/resource/up.png) center no-repeat;}</string>
        </property>
        <item>
         <property name="text">
          <string>2种类别</string>
         </property>
        </item>
        <item>
         <property name="text">
          <string>3种类别</string>
         </property>
        </item>
        <item>
         <property name="text">
          <string>4种类别</string>
         </property>
        </item>
        <item>
         <property name="text">
          <string>5种类别</string>
         </property>
        </item>
        <item>
         <property name="text">
          <string>6种类别</string>
         </property>
        </item>
        <item>
         <property name="text">
          <string>7种类别</string>
         </property>
        </item>
        <item>
         <property name="text">
          <string>8种类别</string>
         </property>
        </item>
        <item>
         <property name="text">
          <string>9种类别</string>
         </property>
        </item>
        <item>
         <property name="text">
          <string>10种类别</string>
         </property>
        </item>
        <item>
         <property name="text">
          <string>11种类别</string>
         </property>
        </item>
        <item>
         <property name="text">
          <string>12种类别</string>
         </property>
        </item>
        <item>
         <property name="text">
          <string>13种类别</string>
         </property>
        </item>
        <item>
         <property name="text">
          <string>14种类别</string>
         </property>
        </item>
        <item>
         <property name="text">
          <string>15种类别</string>
         </property>
        </item>
       </widget>
       <widget class="QComboBox" name="comboTypeBuf">
        <property name="geometry">
         <rect>
          <x>13</x>
          <y>96</y>
          <width>150</width>
          <height>27</height>
         </rect>
        </property>
        <property name="minimumSize">
         <size>
          <width>51</width>
          <height>27</height>
         </size>
        </property>
        <property name="font">
         <font>
          <family>微软雅黑</family>
          <pointsize>10</pointsize>
         </font>
        </property>
        <property name="styleSheet">
         <string notr="true">QComboBox {
    border: 1px solid gray;
    border-radius: 3px;  
    min-width: 4.1em;
    color: rgb(239, 235, 231);
	background-color: rgba(170, 170, 127,100);
}
QComboBox::drop-down {
    subcontrol-origin: padding;
    subcontrol-position: top right;
    width: 15px; 
    border-left-width: 1px;
    border-left-color: darkgray;
    border-left-style: solid;
    border-top-right-radius: 3px;
    border-bottom-right-radius: 3px;
}

QComboBox::down-arrow {
    image: url(:/resource/down.png);
} 
QComboBox::down-arrow:on {
    top: 1px;
    left: 1px;
}
QScrollBar:vertical{
		background:#FFFFF2; 
		padding-top:20px;
		padding-bottom:20px;
		padding-left:2px;
		padding-right:2px;
		border-left:1px solid #d7d7d7;}
QScrollBar::handle:vertical{
		background:#dbdbdb;
		border-radius:6px;
		min-height:20px;}
QScrollBar::handle:vertical:hover{
		background:#d0d0d0;}
QScrollBar::add-line:vertical{
		background:url(:/resource/down.png) center no-repeat;}
QScrollBar::sub-line:vertical{
		background:url(:/resource/up.png) center no-repeat;}</string>
        </property>
       </widget>
       <widget class="QLineEdit" name="txtTypeName">
        <property name="geometry">
         <rect>
          <x>172</x>
          <y>96</y>
          <width>249</width>
          <height>27</height>
         </rect>
        </property>
        <property name="font">
         <font>
          <family>微软雅黑</family>
          <pointsize>10</pointsize>
         </font>
        </property>
        <property name="styleSheet">
         <string notr="true">background-color: rgb(255, 255, 255);</string>
        </property>
        <property name="text">
         <string/>
        </property>
        <property name="readOnly">
         <bool>false</bool>
        </property>
       </widget>
       <widget class="QPushButton" name="btnWrite">
        <property name="geometry">
         <rect>
          <x>352</x>
          <y>138</y>
          <width>70</width>
          <height>32</height>
         </rect>
        </property>
        <property name="font">
         <font>
          <family>微软雅黑</family>
          <pointsize>10</pointsize>
         </font>
        </property>
        <property name="styleSheet">
         <string notr="true">QWidget{ background-color: rgb(85, 120, 127);}
QWidget{ color: rgb(235, 235, 235);}
QWidget{ border: 2px groove gray;border-radius: 5px;padding: 2px 4px;}
QPushButton:hover{ background-color: rgb(85, 150, 127);}
QPushButton:pressed{background-color: rgb(85, 170, 127);}</string>
        </property>
        <property name="text">
         <string>写入</string>
        </property>
       </widget>
      </widget>
     </widget>
    </widget>
   </item>
  </layout>
 </widget>
 <layoutdefault spacing="6" margin="11"/>
 <resources>
  <include location="sub_res.qrc"/>
  <include location="../../ImageProcess/ImageView/sub_res.qrc"/>
 </resources>
 <connections/>
</ui>
